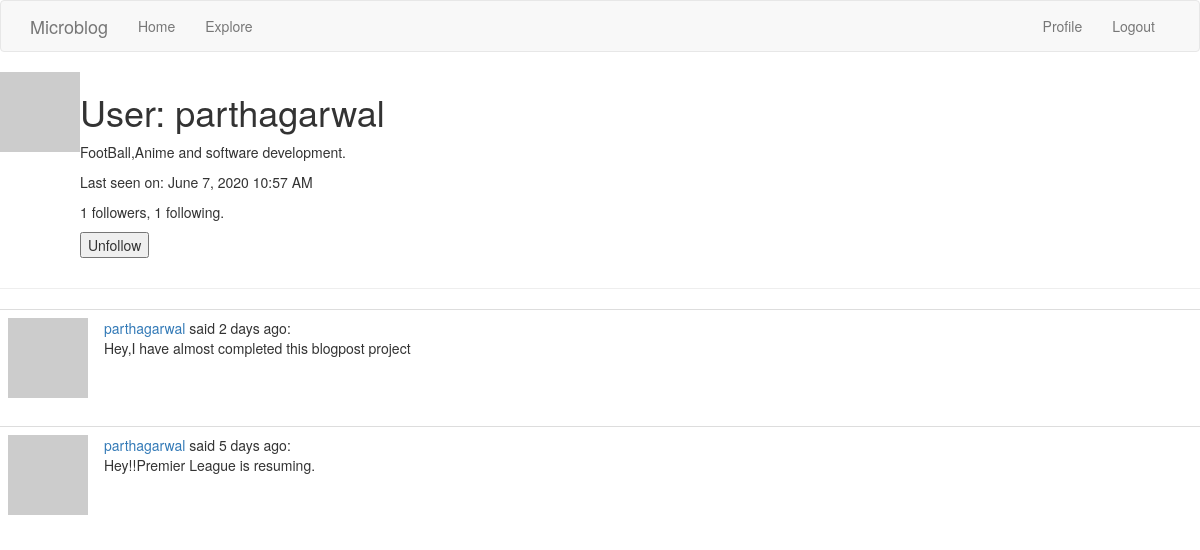
Before: /user/parthagarwal (signed in) with the older database file.
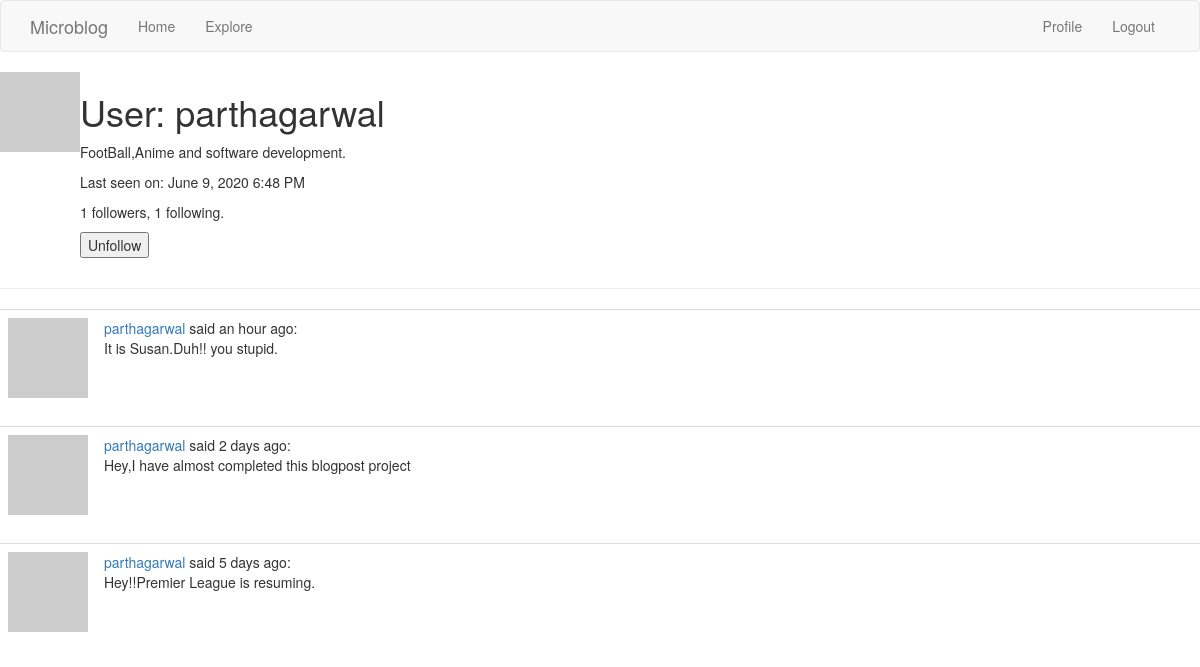
After: the same page with the newer database file.
### app/models.py (models this page shows, shortened)
class User(UserMixin , db.Model):
    id = db.Column(db.Integer , primary_key = True)
    username = db.Column(db.String(64) , index=True , unique=True)
    email = db.Column(db.String(120) , index=True , unique=True)
    password_hash = db.Column(db.String(128))
    posts = db.relationship('Post', backref='author', lazy='dynamic')
    about_me = db.Column(db.String(140))
    last_seen = db.Column(db.DateTime, default=datetime.utcnow)
    followed = db.relationship(
        'User',secondary = followers,
        primaryjoin = (followers.c.follower_id == id),
        secondaryjoin = (followers.c.followed_id == id),
        backref=db.backref('followers', lazy='dynamic'), lazy='dynamic'
    )
    def avatar(self,size):
        digest = md5(self.email.lower().encode('utf-8')).hexdigest()
        return 'https://www.gravatar.com/avatar/{}?d=identicon&s={}'.format(digest, size)
    def is_following(self,user):
        return self.followed.filter(followers.c.followed_id == user.id).count() > 0

class Post(db.Model):
    id = db.Column(db.Integer , primary_key=True)
    body = db.Column(db.String(140))
    timestamp = db.Column(db.DateTime , index=True, default=datetime.utcnow)
    user_id = db.Column(db.Integer, db.ForeignKey('user.id'))

### app/routes.py (the view)
@app.route('/user/<username>')
@login_required
def user(username):
    user = User.query.filter_by(username=username).first_or_404()
    page = request.args.get('page', 1, type=int)
    posts = user.posts.order_by(Post.timestamp.desc()).paginate(page, app.config['POSTS_PER_PAGE'], False)
    next_url = url_for('user', username=user.username, page=posts.next_num) if posts.has_next else None
    prev_url = url_for('user', username=user.username, page=posts.prev_num) if posts.has_prev else None
    form = EmptyForm()
    return render_template('user.html', user=user, posts=posts.items,next_url=next_url, prev_url=prev_url, form=form)

### app/forms.py
class EmptyForm(FlaskForm):
    submit = SubmitField('Submit')

### app/models.py (called while the page is built)
@login.user_loader
def load_user(id):
    return User.query.get(int(id))

### app/routes.py (called while the page is built)
@app.before_request
def before_request():
    if current_user.is_authenticated:
        current_user.last_seen = datetime.utcnow()
        db.session.commit()

### app/templates/user.html (shortened to what this page needs)
{% extends "base.html" %}
{% block content %}
    <table>
        <tr valign="top">
            <td><img src="{{ user.avatar(128) }}"></td>
            <td>
        <h1>User: {{ user.username }}</h1>
        {% if user.about_me %}<p>{{ user.about_me }}</p>{% endif %}
        {% if user.last_seen %}<p>Last seen on: {{ moment(user.last_seen).format('LLL') }}</p>{% endif %}
        <p>{{ user.followers.count() }} followers, {{ user.followed.count() }} following.</p>
        {% if user == current_user %}
        <p><a href="{{ url_for('edit_profile') }}">Edit your profile</a></p>
        {% else %}
        <p>
            <form action="{{ url_for('unfollow', username=user.username) }}" method="post">
                {{ form.submit(value='Unfollow') }}
            </form>
        </p>
        {% endif %}
            </td>
        </tr>
    </table>
    <hr>
    {% for post in posts %}
        {% include '_post.html' %}
    {% endfor %}
{% endblock %}

### app/templates/_post.html
    <table class="table table-hover">
        <tr>
            <td width="70px">
                <a href="{{ url_for('user', username=post.author.username) }}">
                    <img src="{{ post.author.avatar(70) }}" />
                </a>
            </td>
            <td>
                <a href="{{ url_for('user', username=post.author.username) }}">
                    {{ post.author.username }}
                </a>
                said {{ moment(post.timestamp).fromNow() }}:
                <br>
                {{ post.body }}
            </td>
        </tr>
    </table>

Changed rows visible on the page:
changed User "parthagarwal": last_seen "June 7, 2020 10:57 AM" → "June 9, 2020 6:48 PM"
added Post: author.username "parthagarwal", timestamp "an hour ago", body "It is Susan.Duh!! you stupid."
